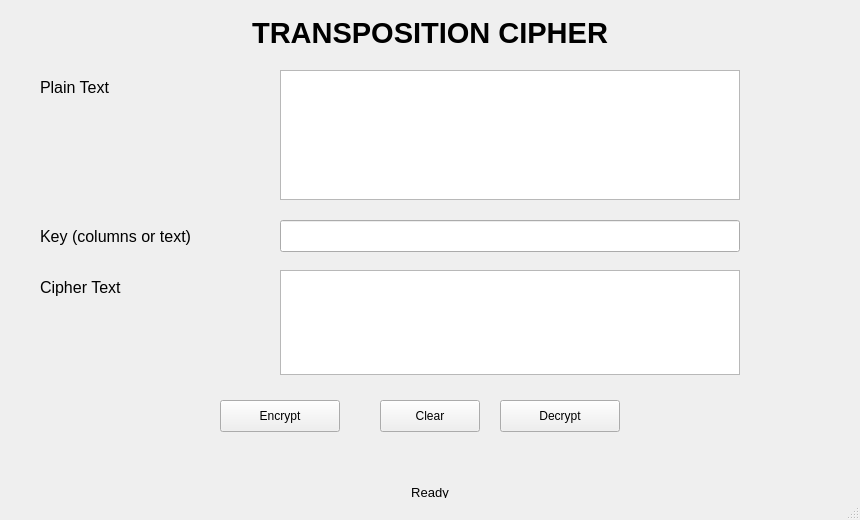
<?xml version="1.0" encoding="UTF-8"?>
<ui version="4.0">
 <class>MainWindow</class>
 <widget class="QMainWindow" name="MainWindow">
  <property name="geometry">
   <rect>
    <x>0</x>
    <y>0</y>
    <width>860</width>
    <height>520</height>
   </rect>
  </property>
  <property name="minimumSize">
   <size>
    <width>860</width>
    <height>520</height>
   </size>
  </property>
  <property name="windowTitle">
   <string>Transposition Cipher</string>
  </property>
  <widget class="QWidget" name="centralwidget">
   <widget class="QLabel" name="Titlename">
    <property name="geometry">
     <rect>
      <x>0</x>
      <y>10</y>
      <width>860</width>
      <height>45</height>
     </rect>
    </property>
    <property name="font">
     <font>
      <pointsize>22</pointsize>
      <bold>true</bold>
     </font>
    </property>
    <property name="text">
     <string>TRANSPOSITION CIPHER</string>
    </property>
    <property name="alignment">
     <set>Qt::AlignCenter</set>
    </property>
   </widget>
   <widget class="QPushButton" name="btn_en">
    <property name="geometry">
     <rect>
      <x>220</x>
      <y>400</y>
      <width>120</width>
      <height>32</height>
     </rect>
    </property>
    <property name="text">
     <string>Encrypt</string>
    </property>
   </widget>
   <widget class="QTextEdit" name="txt_plain">
    <property name="geometry">
     <rect>
      <x>280</x>
      <y>70</y>
      <width>460</width>
      <height>130</height>
     </rect>
    </property>
   </widget>
   <widget class="QLabel" name="label">
    <property name="geometry">
     <rect>
      <x>40</x>
      <y>75</y>
      <width>220</width>
      <height>25</height>
     </rect>
    </property>
    <property name="font">
     <font>
      <pointsize>12</pointsize>
     </font>
    </property>
    <property name="text">
     <string>Plain Text</string>
    </property>
   </widget>
   <widget class="QLineEdit" name="txt_key">
    <property name="geometry">
     <rect>
      <x>280</x>
      <y>220</y>
      <width>460</width>
      <height>32</height>
     </rect>
    </property>
    <property name="font">
     <font>
      <pointsize>10</pointsize>
     </font>
    </property>
   </widget>
   <widget class="QLabel" name="label_2">
    <property name="geometry">
     <rect>
      <x>40</x>
      <y>224</y>
      <width>220</width>
      <height>25</height>
     </rect>
    </property>
    <property name="font">
     <font>
      <pointsize>12</pointsize>
     </font>
    </property>
    <property name="text">
     <string>Key (columns or text)</string>
    </property>
   </widget>
   <widget class="QLabel" name="label_3">
    <property name="geometry">
     <rect>
      <x>40</x>
      <y>275</y>
      <width>220</width>
      <height>25</height>
     </rect>
    </property>
    <property name="font">
     <font>
      <pointsize>12</pointsize>
     </font>
    </property>
    <property name="text">
     <string>Cipher Text</string>
    </property>
   </widget>
   <widget class="QTextEdit" name="txt_cipher">
    <property name="geometry">
     <rect>
      <x>280</x>
      <y>270</y>
      <width>460</width>
      <height>105</height>
     </rect>
    </property>
   </widget>
   <widget class="QPushButton" name="btn_de">
    <property name="geometry">
     <rect>
      <x>500</x>
      <y>400</y>
      <width>120</width>
      <height>32</height>
     </rect>
    </property>
    <property name="text">
     <string>Decrypt</string>
    </property>
   </widget>
    <widget class="QPushButton" name="btn_clear">
     <property name="geometry">
      <rect>
        <x>380</x>
        <y>400</y>
        <width>100</width>
        <height>32</height>
      </rect>
     </property>
     <property name="text">
      <string>Clear</string>
     </property>
    </widget>
    <widget class="QLabel" name="status_label">
     <property name="geometry">
      <rect>
        <x>0</x>
        <y>480</y>
        <width>860</width>
        <height>25</height>
      </rect>
     </property>
     <property name="font">
      <font>
        <pointsize>10</pointsize>
      </font>
     </property>
     <property name="text">
      <string>Ready</string>
     </property>
     <property name="alignment">
      <set>Qt::AlignCenter</set>
     </property>
    </widget>
  </widget>
  <widget class="QMenuBar" name="menubar">
   <property name="geometry">
    <rect>
     <x>0</x>
     <y>0</y>
     <width>860</width>
     <height>20</height>
    </rect>
   </property>
  </widget>
  <widget class="QStatusBar" name="statusbar"/>
 </widget>
 <resources/>
 <connections/>
</ui>
